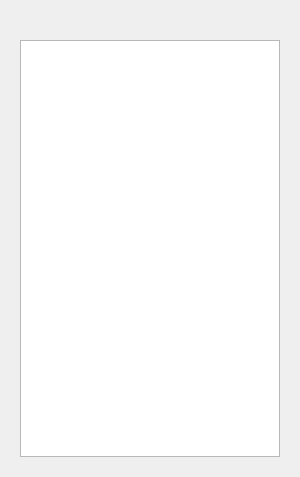
<?xml version="1.0" encoding="UTF-8"?>
<ui version="4.0">
 <class>tableauwidget</class>
 <widget class="QWidget" name="tableauwidget">
  <property name="geometry">
   <rect>
    <x>0</x>
    <y>0</y>
    <width>300</width>
    <height>477</height>
   </rect>
  </property>
  <property name="minimumSize">
   <size>
    <width>300</width>
    <height>477</height>
   </size>
  </property>
  <property name="maximumSize">
   <size>
    <width>300</width>
    <height>477</height>
   </size>
  </property>
  <property name="windowTitle">
   <string>Form</string>
  </property>
  <property name="styleSheet">
   <string notr="true">background-image: url(:/Icons/a_plan.jpeg);</string>
  </property>
  <layout class="QGridLayout" name="gridLayout_2">
   <item row="0" column="0">
    <widget class="WidgetStyleSheet" name="widget" native="true">
     <layout class="QGridLayout" name="gridLayout_3">
      <item row="0" column="0">
       <layout class="QGridLayout" name="gridLayout">
        <item row="0" column="0">
         <widget class="QLabel" name="labelTitle">
          <property name="text">
           <string/>
          </property>
         </widget>
        </item>
        <item row="1" column="0">
         <widget class="QTableWidget" name="tableWidget"/>
        </item>
       </layout>
      </item>
     </layout>
    </widget>
   </item>
  </layout>
 </widget>
 <customwidgets>
  <customwidget>
   <class>WidgetStyleSheet</class>
   <extends>QWidget</extends>
   <header>widgetstylesheet.h</header>
   <container>1</container>
  </customwidget>
 </customwidgets>
 <resources/>
 <connections/>
</ui>
